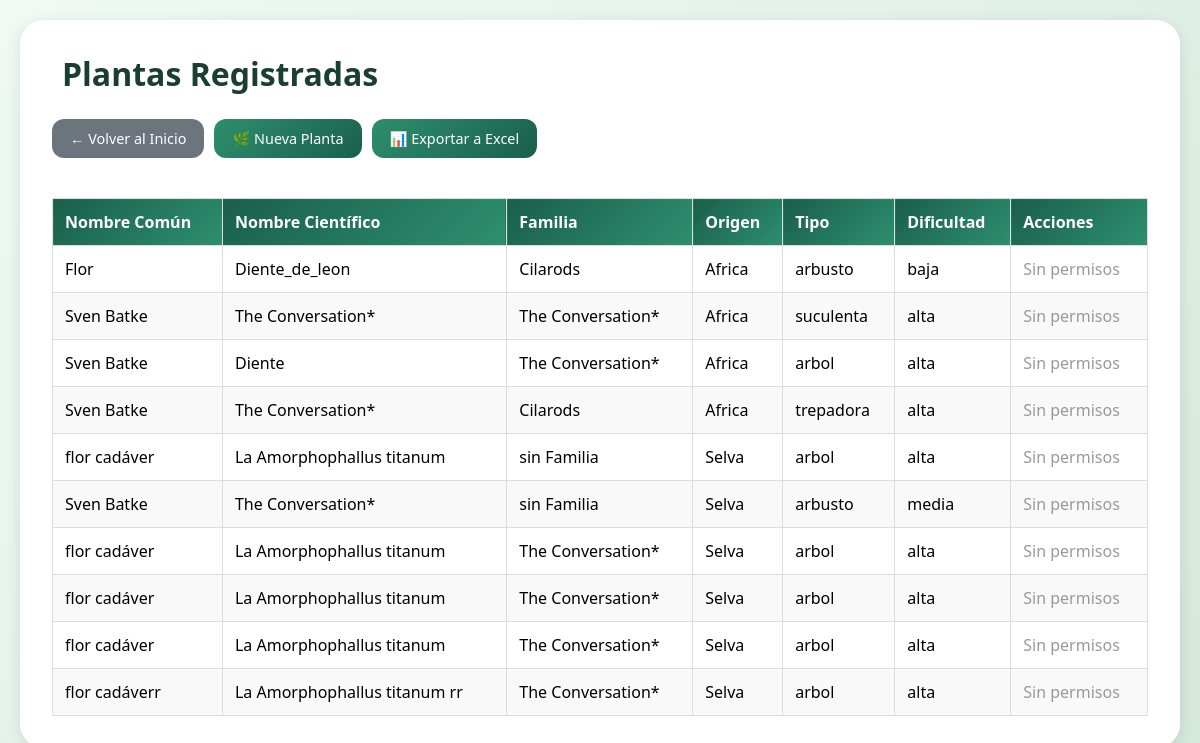
Screenshot of /verde-vida-master/ver_plantas.php (signed in) with the database file from the repository.
### tables this page shows
CREATE TABLE `especies` (
  `ID` int NOT NULL AUTO_INCREMENT,
  `nombre_comun` varchar(255) NOT NULL,
  `nombre_cientifico` varchar(255) NOT NULL,
  `familia` varchar(100) DEFAULT NULL,
  `origen` varchar(100) DEFAULT NULL,
  `tipo_planta` enum('arbol','arbusto','hierba','suculenta','trepadora','bulbo','cactus','palmera') DEFAULT NULL,
  `descripcion` text,
  `dificultad_cultivo` enum('baja','media','alta') DEFAULT NULL,
  `hora` timestamp NULL DEFAULT CURRENT_TIMESTAMP,
  PRIMARY KEY (`ID`)
);

### verde-vida-master/permisos.php (called while the page is built, shortened)
<?php
function tienePermiso($conex, $rol, $modulo, $accion = 'ver') {
    $accion_columna = "puede_" . $accion;
    $query = "SELECT $accion_columna FROM permisos WHERE rol = ? AND modulo = ?";
    $stmt = $conex->prepare($query);
    $stmt->bind_param("ss", $rol, $modulo);
    $stmt->execute();
    $result = $stmt->get_result();
    if ($result->num_rows > 0) {
        $row = $result->fetch_assoc();
        return $row[$accion_columna] == 1;
    }
    return false;
}
function verificarPermiso($conex, $rol, $modulo, $accion = 'ver') {
    if (!tienePermiso($conex, $rol, $modulo, $accion)) {
        header("Location: sin_permiso.php");
        exit();
    }
}
?>

### verde-vida-master/ver_plantas.php (the view, shortened to what this page needs)
<?php
include("conexion.php");
include("permisos.php");
verificarPermiso($conex, $_SESSION['usuario_rol'], 'plantas', 'ver');
$rol = $_SESSION['usuario_rol'];
$puede_eliminar = tienePermiso($conex, $rol, 'plantas', 'eliminar');
$puede_crear = tienePermiso($conex, $rol, 'registrar_planta', 'crear');
$puede_exportar = tienePermiso($conex, $rol, 'exportar', 'ver');
$sql = "SELECT * FROM especies";
$result = mysqli_query($conex, $sql);
$filas_tabla = '';
while($row = mysqli_fetch_assoc($result)) {
    $acciones = '';
    if ($puede_eliminar) {
        $acciones .= '
            <button onclick="eliminarPlanta(' . $row['ID'] . ')"
                    class="btn-danger"
                    title="Eliminar esta planta">
                    🗑️ Eliminar
            </button>
        ';
    } else {
        $acciones .= '<span style="color: #999;">Sin permisos</span>';
    }
    $filas_tabla .= '
    <tr>
        <td>' . htmlspecialchars($row['nombre_comun']) . '</td>
        <td>' . htmlspecialchars($row['nombre_cientifico']) . '</td>
        <td>' . htmlspecialchars($row['familia']) . '</td>
        <td>' . htmlspecialchars($row['origen']) . '</td>
        <td>' . htmlspecialchars($row['tipo_planta']) . '</td>
        <td>' . htmlspecialchars($row['dificultad_cultivo']) . '</td>
        <td>' . $acciones . '</td>
    </tr>';
}
?>
<!DOCTYPE html>
<html lang="es">
<head>
</head>
<body>
    <div class="container">
        <h1>
            Plantas Registradas
        </h1>
        <div class="header-actions">
            <div class="left-actions">
                <a href="main.php" class="btn btn-back">
                    ← Volver al Inicio
                </a>
                <?php if ($puede_crear): ?>
                    <a href="registrar_plantas.php" class="btn">
                        🌿 Nueva Planta
                    </a>
                <?php endif; ?>
                <?php if ($puede_exportar): ?>
                    <a href="exportar_excel.php" class="btn">
                        📊 Exportar a Excel
                    </a>
                <?php endif; ?>
            </div>
        </div>
        <?php if (mysqli_num_rows($result) > 0): ?>
            <div style="overflow-x: auto;">
                <table>
                    <thead>
                        <tr>
                            <th>Nombre Común</th>
                            <th>Nombre Científico</th>
                            <th>Familia</th>
                            <th>Origen</th>
                            <th>Tipo</th>
                            <th>Dificultad</th>
                            <th>Acciones</th>
                        </tr>
                    </thead>
                    <tbody>
                        <?php echo $filas_tabla; ?>
                    </tbody>
                </table>
            </div>
        <?php else: ?>
            <div class="sin-permisos">
                <i class="fas fa-info-circle"></i> No hay plantas registradas.
            </div>
        <?php endif; ?>
    </div>
</body>
</html>

### verde-vida-master/ver_plantas.php (style rules this page uses)
* { margin: 0; padding: 0; box-sizing: border-box; }
body { font-family: 'Segoe UI', Tahoma, Geneva, Verdana, sans-serif; background: linear-gradient(135deg, #f0f9f4 0%, #d4e8da 100%); min-height: 100vh; padding: 20px; }
.container { max-width: 1400px; margin: 0 auto; background: white; border-radius: 24px; padding: 2rem; box-shadow: 0 4px 15px rgba(0,0,0,0.1); }
h1 { color: #1a3e30; margin-bottom: 1.5rem; display: flex; align-items: center; gap: 10px; }
table { width: 100%; border-collapse: collapse; margin-top: 20px; }
th, td { border: 1px solid #ddd; padding: 12px; text-align: left; }
th { background: linear-gradient(135deg, #1a5f4b 0%, #2d8f6e 100%); color: white; font-weight: 600; }
tr:nth-child(even) { background-color: #f9f9f9; }
.header-actions { margin-bottom: 20px; display: flex; justify-content: space-between; align-items: center; flex-wrap: wrap; gap: 10px; }
.left-actions, .right-actions { display: flex; gap: 10px; flex-wrap: wrap; }
.btn { background: linear-gradient(135deg, #2d8f6e 0%, #1a5f4b 100%); color: white; padding: 10px 18px; border: none; border-radius: 12px; text-decoration: none; font-size: 0.9rem; cursor: pointer; transition: all 0.3s; display: inline-flex; align-items: center; gap: 8px; }
.btn-back { background: #6c757d; }

### rows the page displays
especies: nombre_comun "Flor", nombre_cientifico "Diente_de_leon", familia "Cilarods", origen "Africa", tipo_planta "arbusto", dificultad_cultivo "baja"
especies: nombre_comun "Sven Batke", nombre_cientifico "The Conversation*", familia "The Conversation*", origen "Africa", tipo_planta "suculenta", dificultad_cultivo "alta"
especies: nombre_comun "Sven Batke", nombre_cientifico "Diente", familia "The Conversation*", origen "Africa", tipo_planta "arbol", dificultad_cultivo "alta"
especies: nombre_comun "Sven Batke", nombre_cientifico "The Conversation*", familia "Cilarods", origen "Africa", tipo_planta "trepadora", dificultad_cultivo "alta"
especies: nombre_comun "flor cadáver", nombre_cientifico "La Amorphophallus titanum", familia "sin Familia", origen "Selva", tipo_planta "arbol", dificultad_cultivo "alta"
especies: nombre_comun "Sven Batke", nombre_cientifico "The Conversation*", familia "sin Familia", origen "Selva", tipo_planta "arbusto", dificultad_cultivo "media"
especies: nombre_comun "flor cadáver", nombre_cientifico "La Amorphophallus titanum", familia "The Conversation*", origen "Selva", tipo_planta "arbol", dificultad_cultivo "alta"
especies: nombre_comun "flor cadáver", nombre_cientifico "La Amorphophallus titanum", familia "The Conversation*", origen "Selva", tipo_planta "arbol", dificultad_cultivo "alta"
especies: nombre_comun "flor cadáver", nombre_cientifico "La Amorphophallus titanum", familia "The Conversation*", origen "Selva", tipo_planta "arbol", dificultad_cultivo "alta"
especies: nombre_comun "flor cadáverr", nombre_cientifico "La Amorphophallus titanum rr", familia "The Conversation*", origen "Selva", tipo_planta "arbol", dificultad_cultivo "alta"
